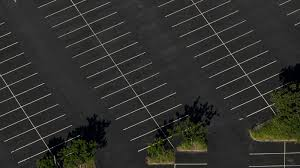
#> input picture parkinglot4.jpg, 300 x 168 px
$ python parking.py
#> lines starting #> are read from the running program, lines starting #| are printed output that depends on the picture; after the words box and inside, x2 and y2 are one past the last pixel; in counts of white or black regions, pixels touching at a corner belong together
import cv2
import numpy as np

def highlight_parking_spots(image_path):
    # Load image
#> called with image_path = 'parkinglot4.jpg'
    image = cv2.imread(image_path)
#> image is the input picture: shape (168, 300, 3); mean B, G, R 43.2, 46.6, 46.3
    height, width = image.shape[:2]
#> height = 168; width = 300

    # Convert to grayscale
    gray = cv2.cvtColor(image, cv2.COLOR_BGR2GRAY)
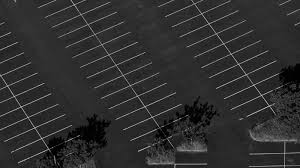
#> gray: shape (168, 300); min 0, max 198, mean 46.2

    # Apply Gaussian Blur to reduce noise
    blurred = cv2.GaussianBlur(gray, (5, 5), 0)
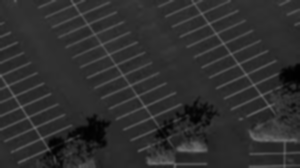
#> blurred: shape (168, 300); min 1, max 114, mean 46.2

    # Edge detection using Canny
    edges = cv2.Canny(blurred, 50, 150)
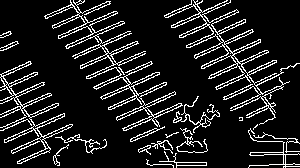
#> edges: shape (168, 300); 12.2% white in thin lines or dots

    # Detect lines using Hough Transform across the entire image
    lines = cv2.HoughLinesP(edges, 1, np.pi/180, 50, minLineLength=40, maxLineGap=30)
#> lines = 63 rows, first 6: [94, 86, 151, 61], [194, 55, 252, 29], [102, 99, 159, 74], [11, 150, 70, 124], [11, 152, 72, 125], [80, 68, 137, 43]

    parking_mask = np.zeros_like(image)  # Create mask for parking spots

    if lines is not None:
        for line in lines:
            x1, y1, x2, y2 = line[0]
            cv2.line(parking_mask, (x1, y1), (x2, y2), (0, 255, 0), 3)  # Draw green lines
#> this loop made 63 passes
#> (x1, y1, x2, y2) on passes 1 to 12: (94, 86, 151, 61), (194, 55, 252, 29), (102, 99, 159, 74), (11, 150, 70, 124), (11, 152, 72, 125), (80, 68, 137, 43), (116, 117, 174, 91), (211, 78, 253, 59), (86, 77, 145, 51), (71, 4, 184, 165), (0, 117, 51, 95), (80, 66, 136, 41)
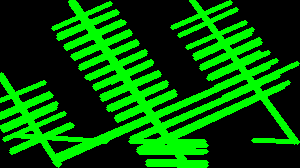
#> parking_mask: shape (168, 300, 3); mean of channels 0, 1, 2 0, 89.2, 0; drawn as B, G, R

    # Find contours to detect rectangular parking spots
    contours, _ = cv2.findContours(edges, cv2.RETR_TREE, cv2.CHAIN_APPROX_SIMPLE)
#> contours = 80 contours, 19 with area under 20; largest, box (x1, y1, x2, y2) and area: (44, 0, 183, 131) 1676, (164, 0, 300, 125) 1618, (0, 61, 73, 164) 1002, (186, 9, 239, 48) 231, (58, 11, 118, 39) 185

    for contour in contours:
        approx = cv2.approxPolyDP(contour, 0.02 * cv2.arcLength(contour, True), True)
        if len(approx) == 4:  # Assuming parking spots are rectangular
            cv2.drawContours(parking_mask, [approx], 0, (0, 0, 255), 2)  # Draw red rectangles
#> this loop made 80 passes
#> approx on passes 3, 16, 19, 22, 28, 31, 32, 33, 35, 36, 38, 40: [[176, 163], [205, 162], [206, 164], [177, 165]], [[250, 154], [251, 152], [283, 153], [263, 155]], [[164, 126], [131, 138], [130, 141]], [[31, 124], [26, 119], [0, 130], [26, 119]], [[50, 149], [20, 163], [17, 162], [48, 147]], [[33, 128], [6, 142], [4, 141], [11, 136]], [[72, 125], [48, 137], [43, 137], [69, 124]], [[64, 114], [60, 118], [34, 129], [32, 127]], [[58, 104], [34, 116], [29, 116], [55, 103]], [[51, 94], [22, 106], [45, 94]], [[43, 83], [18, 96], [15, 95], [41, 82]], [[37, 73], [10, 86], [8, 85], [29, 74]]
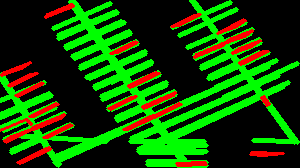
#> parking_mask: shape (168, 300, 3); 7.42% of pixels changed, all inside (x1, y1, x2, y2) = (0, 3, 285, 167); drawn as B, G, R

    # Blend the parking mask with the original image
    parking_highlighted = cv2.addWeighted(image, 0.8, parking_mask, 0.5, 0)
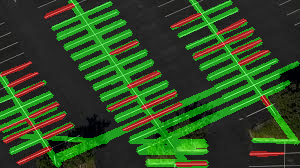
#> parking_highlighted: shape (168, 300, 3); mean B, G, R 34.6, 74.7, 46.5

    # Show the result
    cv2.imshow("Parking Spot Detection", parking_highlighted)
    cv2.waitKey(0)
    cv2.destroyAllWindows()

# Run function with an example image
highlight_parking_spots("parkinglot4.jpg")  # Replace with your parking lot image

$ run again, with parkinglot2.jpg copied over parkinglot4.jpg
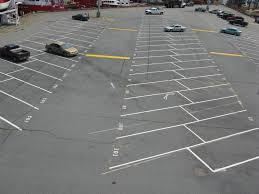
#> input picture parkinglot2.jpg, 259 x 194 px
#> in highlight_parking_spots, image is the input picture: shape (194, 259, 3); mean B, G, R 119.4, 120.8, 120.4
#> in highlight_parking_spots, `edges = cv2.Canny(blurred, 50, 150)`:
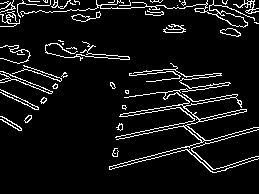
#> edges: shape (194, 259); 7.5% white in thin lines or dots, all inside (x1, y1, x2, y2) = (0, 0, 259, 173)
#> lines = 20 rows, first 6: [109, 166, 256, 127], [0, 14, 254, 0], [121, 116, 236, 96], [116, 139, 243, 112], [109, 169, 258, 129], [115, 137, 246, 109]
#> the loop in highlight_parking_spots, `for line in lines:` made 20 passes
#> contours = 70 contours, 48 with area under 20; largest, box (x1, y1, x2, y2) and area: (109, 63, 259, 173) 325, (20, 0, 255, 28) 314, (216, 11, 248, 28) 228, (199, 109, 247, 122) 125, (71, 11, 101, 22) 99
#> the loop in highlight_parking_spots, `for contour in contours:` made 70 passes
#> approx on passes 14, 24, 25, 27, 30, 39, 46, 47: [[0, 89], [38, 109]], [[184, 126], [186, 125], [204, 140], [202, 142]], [[246, 110], [199, 120], [240, 109]], [[17, 53], [17, 54], [24, 54], [18, 54]], [[62, 43], [62, 44], [63, 44], [63, 43]], [[5, 13]], [[149, 8], [149, 9], [150, 9]], [[177, 5]]
#> in highlight_parking_spots, `parking_highlighted = cv2.addWeighted(image, 0.8, parking_mask, 0.5, 0)`:
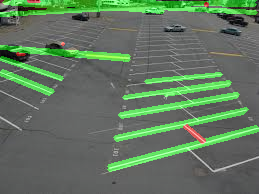
#> parking_highlighted: shape (194, 259, 3); mean B, G, R 95.5, 118.1, 96.9

$ run again, with parkinglot3.jpg copied over parkinglot4.jpg
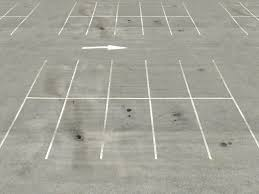
#> input picture parkinglot3.jpg, 259 x 194 px
#> in highlight_parking_spots, image is the input picture: shape (194, 259, 3); mean B, G, R 153.2, 163.4, 163.6
#> in highlight_parking_spots, `edges = cv2.Canny(blurred, 50, 150)`:
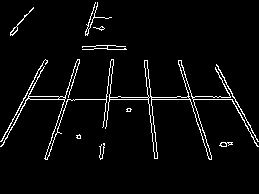
#> edges: shape (194, 259); 3.9% white in thin lines or dots, all inside (x1, y1, x2, y2) = (0, 2, 259, 160)
#> lines = 16 rows, first 6: [23, 99, 235, 99], [106, 97, 234, 97], [44, 158, 95, 2], [47, 159, 97, 3], [1, 141, 45, 59], [2, 145, 47, 60]
#> the loop in highlight_parking_spots, `for line in lines:` made 16 passes
#> contours = 26 contours, 13 with area under 20; largest, box (x1, y1, x2, y2) and area: (0, 59, 259, 160) 952, (178, 60, 212, 160) 284, (148, 96, 158, 159) 178, (144, 60, 151, 98) 102, (28, 96, 60, 100) 88
#> the loop in highlight_parking_spots, `for contour in contours:` made 26 passes
#> approx on passes 9, 11, 12, 13, 14, 16, 17, 18: [[216, 64], [258, 141]], [[189, 98], [151, 98], [187, 96]], [[150, 96], [156, 158], [149, 114]], [[147, 97], [148, 96], [149, 97], [148, 98]], [[109, 98], [118, 96], [148, 98]], [[28, 97], [59, 97], [57, 99], [30, 99]], [[179, 60], [210, 159]], [[145, 60], [148, 69], [149, 97], [146, 86]]
#> in highlight_parking_spots, `parking_highlighted = cv2.addWeighted(image, 0.8, parking_mask, 0.5, 0)`:
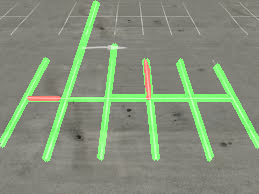
#> parking_highlighted: shape (194, 259, 3); mean B, G, R 122.6, 144.5, 131.7
